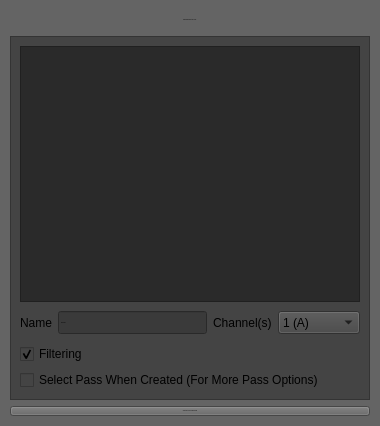
<?xml version="1.0" encoding="UTF-8"?>
<ui version="4.0">
 <class>SundayMayaToAfterEffectsUI</class>
 <widget class="QMainWindow" name="SundayMayaToAfterEffectsUI">
  <property name="enabled">
   <bool>true</bool>
  </property>
  <property name="geometry">
   <rect>
    <x>0</x>
    <y>0</y>
    <width>380</width>
    <height>426</height>
   </rect>
  </property>
  <property name="sizePolicy">
   <sizepolicy hsizetype="Fixed" vsizetype="Preferred">
    <horstretch>0</horstretch>
    <verstretch>0</verstretch>
   </sizepolicy>
  </property>
  <property name="minimumSize">
   <size>
    <width>380</width>
    <height>350</height>
   </size>
  </property>
  <property name="maximumSize">
   <size>
    <width>380</width>
    <height>16777215</height>
   </size>
  </property>
  <property name="cursor">
   <cursorShape>ArrowCursor</cursorShape>
  </property>
  <property name="contextMenuPolicy">
   <enum>Qt::DefaultContextMenu</enum>
  </property>
  <property name="acceptDrops">
   <bool>false</bool>
  </property>
  <property name="windowTitle">
   <string>Sunday | Mental Ray Contribution Pass Tool</string>
  </property>
  <property name="windowOpacity">
   <double>1.000000000000000</double>
  </property>
  <property name="toolTip">
   <string/>
  </property>
  <property name="statusTip">
   <string/>
  </property>
  <property name="autoFillBackground">
   <bool>false</bool>
  </property>
  <property name="styleSheet">
   <string notr="true">background-color: rgb(100, 100, 100);

font: 12px &quot;Lucida Grande&quot;;</string>
  </property>
  <property name="windowFilePath">
   <string/>
  </property>
  <property name="inputMethodHints">
   <set>Qt::ImhNone</set>
  </property>
  <property name="toolButtonStyle">
   <enum>Qt::ToolButtonIconOnly</enum>
  </property>
  <property name="animated">
   <bool>true</bool>
  </property>
  <property name="tabShape">
   <enum>QTabWidget::Triangular</enum>
  </property>
  <property name="dockNestingEnabled">
   <bool>false</bool>
  </property>
  <property name="dockOptions">
   <set>QMainWindow::AllowTabbedDocks|QMainWindow::AnimatedDocks</set>
  </property>
  <property name="unifiedTitleAndToolBarOnMac">
   <bool>false</bool>
  </property>
  <widget class="QWidget" name="centralwidget">
   <property name="sizePolicy">
    <sizepolicy hsizetype="Preferred" vsizetype="Preferred">
     <horstretch>0</horstretch>
     <verstretch>0</verstretch>
    </sizepolicy>
   </property>
   <layout class="QVBoxLayout" name="verticalLayout_2">
    <property name="margin">
     <number>10</number>
    </property>
    <item>
     <widget class="QWidget" name="widget" native="true">
      <property name="maximumSize">
       <size>
        <width>16777215</width>
        <height>20</height>
       </size>
      </property>
      <property name="autoFillBackground">
       <bool>false</bool>
      </property>
      <property name="styleSheet">
       <string notr="true"/>
      </property>
      <layout class="QHBoxLayout" name="horizontalLayout">
       <property name="margin">
        <number>0</number>
       </property>
       <item>
        <spacer name="horizontalSpacer">
         <property name="orientation">
          <enum>Qt::Horizontal</enum>
         </property>
         <property name="sizeHint" stdset="0">
          <size>
           <width>40</width>
           <height>20</height>
          </size>
         </property>
        </spacer>
       </item>
       <item>
        <widget class="QLabel" name="label">
         <property name="font">
          <font>
           <family>Verdana</family>
           <pointsize>-1</pointsize>
           <weight>50</weight>
           <italic>false</italic>
           <bold>false</bold>
          </font>
         </property>
         <property name="styleSheet">
          <string notr="true">color: rgb(0, 0, 0);

font: 18px &quot;Verdana&quot;;</string>
         </property>
         <property name="text">
          <string>CONTRIBUTION PASS TOOL</string>
         </property>
         <property name="alignment">
          <set>Qt::AlignLeading|Qt::AlignLeft|Qt::AlignVCenter</set>
         </property>
        </widget>
       </item>
       <item>
        <spacer name="horizontalSpacer_2">
         <property name="orientation">
          <enum>Qt::Horizontal</enum>
         </property>
         <property name="sizeHint" stdset="0">
          <size>
           <width>40</width>
           <height>20</height>
          </size>
         </property>
        </spacer>
       </item>
      </layout>
     </widget>
    </item>
    <item>
     <widget class="QFrame" name="frame">
      <property name="focusPolicy">
       <enum>Qt::NoFocus</enum>
      </property>
      <property name="styleSheet">
       <string notr="true">background-color: rgb(68, 68, 68);</string>
      </property>
      <property name="frameShape">
       <enum>QFrame::StyledPanel</enum>
      </property>
      <property name="frameShadow">
       <enum>QFrame::Raised</enum>
      </property>
      <property name="lineWidth">
       <number>1</number>
      </property>
      <property name="midLineWidth">
       <number>0</number>
      </property>
      <layout class="QVBoxLayout" name="verticalLayout">
       <item>
        <widget class="QListWidget" name="MRContributionPassComboBoxList">
         <property name="styleSheet">
          <string notr="true">background-color: rgb(42, 42, 42);</string>
         </property>
        </widget>
       </item>
       <item>
        <widget class="QWidget" name="widget_3" native="true">
         <property name="sizePolicy">
          <sizepolicy hsizetype="Preferred" vsizetype="Preferred">
           <horstretch>0</horstretch>
           <verstretch>0</verstretch>
          </sizepolicy>
         </property>
         <property name="minimumSize">
          <size>
           <width>0</width>
           <height>30</height>
          </size>
         </property>
         <layout class="QHBoxLayout" name="horizontalLayout_3">
          <property name="margin">
           <number>0</number>
          </property>
          <item>
           <widget class="QLabel" name="label_2">
            <property name="text">
             <string>Name</string>
            </property>
           </widget>
          </item>
          <item>
           <widget class="QLineEdit" name="MRContributionPassName">
            <property name="enabled">
             <bool>true</bool>
            </property>
            <property name="sizePolicy">
             <sizepolicy hsizetype="Expanding" vsizetype="Fixed">
              <horstretch>0</horstretch>
              <verstretch>122</verstretch>
             </sizepolicy>
            </property>
            <property name="minimumSize">
             <size>
              <width>0</width>
              <height>23</height>
             </size>
            </property>
            <property name="font">
             <font>
              <family>Lucida Grande</family>
              <pointsize>-1</pointsize>
              <weight>50</weight>
              <italic>false</italic>
              <bold>false</bold>
             </font>
            </property>
            <property name="focusPolicy">
             <enum>Qt::StrongFocus</enum>
            </property>
            <property name="styleSheet">
             <string notr="true">background-color: rgb(58, 58, 58);</string>
            </property>
            <property name="text">
             <string>PassName</string>
            </property>
            <property name="readOnly">
             <bool>false</bool>
            </property>
           </widget>
          </item>
          <item>
           <widget class="QLabel" name="label_3">
            <property name="text">
             <string>Channel(s)</string>
            </property>
           </widget>
          </item>
          <item>
           <widget class="QComboBox" name="MRContributionPassChannels">
            <property name="sizePolicy">
             <sizepolicy hsizetype="Fixed" vsizetype="Fixed">
              <horstretch>0</horstretch>
              <verstretch>0</verstretch>
             </sizepolicy>
            </property>
            <property name="minimumSize">
             <size>
              <width>0</width>
              <height>23</height>
             </size>
            </property>
            <property name="maximumSize">
             <size>
              <width>227</width>
              <height>16777215</height>
             </size>
            </property>
            <item>
             <property name="text">
              <string>1 (A)</string>
             </property>
            </item>
            <item>
             <property name="text">
              <string>3 (RGB)</string>
             </property>
            </item>
            <item>
             <property name="text">
              <string>4 (RGBA)</string>
             </property>
            </item>
           </widget>
          </item>
         </layout>
        </widget>
       </item>
       <item>
        <widget class="QCheckBox" name="MRContributionPassFiltering">
         <property name="minimumSize">
          <size>
           <width>0</width>
           <height>20</height>
          </size>
         </property>
         <property name="text">
          <string>Filtering</string>
         </property>
         <property name="checked">
          <bool>true</bool>
         </property>
        </widget>
       </item>
       <item>
        <widget class="QCheckBox" name="MRContributionPassSelectPass">
         <property name="minimumSize">
          <size>
           <width>0</width>
           <height>20</height>
          </size>
         </property>
         <property name="text">
          <string>Select Pass When Created (For More Pass Options)</string>
         </property>
         <property name="checked">
          <bool>false</bool>
         </property>
        </widget>
       </item>
      </layout>
     </widget>
    </item>
    <item>
     <widget class="QWidget" name="widget_2" native="true">
      <property name="maximumSize">
       <size>
        <width>16777215</width>
        <height>28</height>
       </size>
      </property>
      <layout class="QHBoxLayout" name="horizontalLayout_2">
       <property name="margin">
        <number>0</number>
       </property>
       <item>
        <widget class="QPushButton" name="exportFileButton">
         <property name="sizePolicy">
          <sizepolicy hsizetype="Preferred" vsizetype="Preferred">
           <horstretch>0</horstretch>
           <verstretch>0</verstretch>
          </sizepolicy>
         </property>
         <property name="font">
          <font>
           <family>Verdana</family>
           <pointsize>-1</pointsize>
           <weight>50</weight>
           <italic>false</italic>
           <bold>false</bold>
          </font>
         </property>
         <property name="focusPolicy">
          <enum>Qt::StrongFocus</enum>
         </property>
         <property name="styleSheet">
          <string notr="true">font: 16px &quot;Verdana&quot;;</string>
         </property>
         <property name="text">
          <string>CREATE PASS FOR SELECTED</string>
         </property>
         <property name="+command" stdset="0">
          <string>&quot;SundayRenderToolsPy.SundayRenderToolsCreateContributionCreate()&quot;</string>
         </property>
        </widget>
       </item>
      </layout>
     </widget>
    </item>
   </layout>
  </widget>
  <action name="actionHelp">
   <property name="enabled">
    <bool>false</bool>
   </property>
   <property name="text">
    <string>Help</string>
   </property>
  </action>
  <action name="actionAbout">
   <property name="enabled">
    <bool>false</bool>
   </property>
   <property name="text">
    <string>About</string>
   </property>
  </action>
  <action name="actionDraft">
   <property name="enabled">
    <bool>false</bool>
   </property>
   <property name="text">
    <string>Draft</string>
   </property>
  </action>
  <action name="actionPreview">
   <property name="enabled">
    <bool>false</bool>
   </property>
   <property name="text">
    <string>Preview</string>
   </property>
  </action>
  <action name="actionPreview_With_Indirect">
   <property name="enabled">
    <bool>false</bool>
   </property>
   <property name="text">
    <string>Preview With Indirect</string>
   </property>
  </action>
  <action name="actionProduction">
   <property name="enabled">
    <bool>false</bool>
   </property>
   <property name="text">
    <string>Production Film</string>
   </property>
  </action>
  <action name="actionProduction_Still">
   <property name="enabled">
    <bool>false</bool>
   </property>
   <property name="text">
    <string>Production Still</string>
   </property>
  </action>
  <action name="actionSave_Setting">
   <property name="text">
    <string>Save Setting</string>
   </property>
  </action>
  <action name="actionSave_Preset_x">
   <property name="enabled">
    <bool>false</bool>
   </property>
   <property name="text">
    <string>Save Preset</string>
   </property>
  </action>
  <action name="actionModelling">
   <property name="text">
    <string>Concept</string>
   </property>
  </action>
  <action name="actionRendering">
   <property name="text">
    <string>Modeling</string>
   </property>
  </action>
  <action name="actionAniamtion">
   <property name="text">
    <string>Shading</string>
   </property>
  </action>
  <action name="actionAnimation">
   <property name="text">
    <string>Animation</string>
   </property>
  </action>
  <action name="actionRendering_2">
   <property name="text">
    <string>Rendering</string>
   </property>
  </action>
  <action name="actionPipelienRendering">
   <property name="text">
    <string>Pipeline Rendering</string>
   </property>
  </action>
 </widget>
 <tabstops>
  <tabstop>exportFileButton</tabstop>
 </tabstops>
 <resources/>
 <connections/>
</ui>
